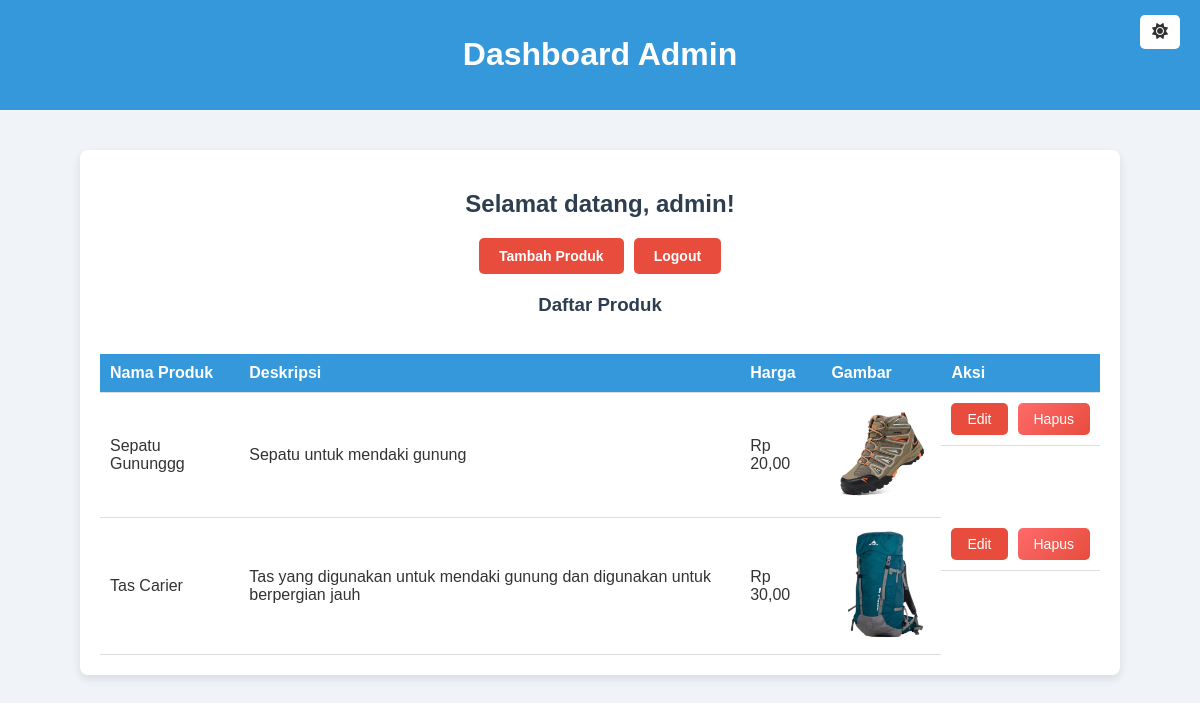
Page /dashboard.php (signed in) on the committed database.
### tables this page shows
CREATE TABLE `products` (
  `id` int(11) NOT NULL,
  `name` varchar(100) NOT NULL,
  `description` text DEFAULT NULL,
  `price` decimal(10,2) NOT NULL,
  `image` varchar(255) DEFAULT NULL
);

### dashboard.php (the view, shortened to what this page needs)
<?php
include 'db.php';
?>
<!DOCTYPE html>
<html lang="en">
<head>
    <link rel="stylesheet" href="https://cdnjs.cloudflare.com/ajax/libs/font-awesome/6.0.0-beta3/css/all.min.css">
</head>
<body>
    <header>
        <h1>Dashboard Admin</h1>
        <button class="toggle-dark-mode" onclick="toggleDarkMode()">
            <i class="fas fa-sun"></i>
        </button>
    </header>
    <div class="container">
        <h2>Selamat datang, <?php echo htmlspecialchars($_SESSION['username']); ?>!</h2>
        <div class="navbar">
            <a href="add_product.php" class="btn btn-add">Tambah Produk</a>
            <a href="logout.php" class="btn">Logout</a>
        </div>
        <h3>Daftar Produk</h3>
        <div class="table-wrapper">
            <table>
                <tr>
                    <th>Nama Produk</th>
                    <th>Deskripsi</th>
                    <th>Harga</th>
                    <th>Gambar</th>
                    <th>Aksi</th>
                </tr>
                <?php
                $sql = "SELECT * FROM products";
                $result = $conn->query($sql);
                if ($result->num_rows > 0) {
                    while ($row = $result->fetch_assoc()) {
                        echo "<tr>";
                        echo "<td>" . htmlspecialchars($row['name']) . "</td>";
                        echo "<td>" . htmlspecialchars($row['description']) . "</td>";
                        echo "<td>Rp " . number_format($row['price'], 2, ',', '.') . "</td>";
                        echo "<td><img src='images/" . htmlspecialchars($row['image']) . "' class='image-preview'></td>";
                        echo "<td class='action-buttons'>
                    <a href='edit_product.php?id=" . htmlspecialchars($row['id']) . "' class='btn btn-edit'>Edit</a>
                    <a href='delete_product.php?id=" . htmlspecialchars($row['id']) . "' class='btn btn-delete' onclick=\"return confirm('Anda yakin ingin menghapus produk ini?');\">Hapus</a>
                  </td>";
                        echo "</tr>";
                    }
                } else {
                    echo "<tr><td colspan='5'>Tidak ada produk.</td></tr>";
                }
                ?>
            </table>
        </div>
    </div>
</body>
</html>

### dashboard.php (style rules this page uses)
body { font-family: 'Arial', sans-serif; background-color: #f0f4f8; margin: 0; padding: 0; color: #333; transition: background-color 0.3s, color 0.3s; }
header { background-color: #3498db; color: white; padding: 15px; text-align: center; position: relative; }
.container { width: 90%; max-width: 1000px; margin: 40px auto; padding: 20px; background-color: #fff; box-shadow: 0 4px 10px rgba(0, 0, 0, 0.1); border-radius: 8px; transition: background-color 0.3s; }
h2, h3 { color: #2c3e50; text-align: center; }
.navbar { display: flex; flex-wrap: wrap; justify-content: center; gap: 10px; margin-bottom: 20px; }
.navbar a { text-decoration: none; padding: 10px 20px; color: white; font-weight: bold; border-radius: 5px; transition: background-color 0.3s ease, transform 0.2s ease; }
.btn-add { background-color: #2ecc71; }
.btn { background-color: #e74c3c; border: none; border-radius: 5px; padding: 8px 16px; font-size: 14px; cursor: pointer; color: white; text-decoration: none; display: inline-block; transition: background-color 0.3s ease, box-shadow 0.3s ease, transform 0.2s ease; }
.btn-delete { background: linear-gradient(135deg, #ff6b6b, #e74c3c); color: white; border: none; border-radius: 5px; padding: 8px 16px; cursor: pointer; transition: background 0.3s ease, box-shadow 0.3s ease, transform 0.2s ease; }
.table-wrapper { overflow-x: auto; }
table { width: 100%; border-collapse: collapse; margin-top: 20px; }
th, td { padding: 10px; text-align: left; border-bottom: 1px solid #ddd; transition: background-color 0.3s, color 0.3s; }
th { background-color: #3498db; color: white; }
.image-preview { width: 100px; border-radius: 4px; }
.action-buttons { display: flex; gap: 10px; }
.toggle-dark-mode { position: absolute; top: 15px; right: 20px; background-color: #fff; border: none; color: #333; padding: 8px 12px; cursor: pointer; border-radius: 5px; transition: background-color 0.3s, color 0.3s, transform 0.2s ease; font-size: 16px; }
.toggle-dark-mode .fa-sun { display: inline; }

### rows in the picture
products: name "Sepatu Gununggg", description "Sepatu untuk mendaki gunung", price "20,00", image (picture)
products: name "Tas Carier", description "Tas yang digunakan untuk mendaki gunung dan digunakan untuk berpergian jauh", price "30,00", image (picture)

### other values in the picture
$_SESSION['username'] "admin"
